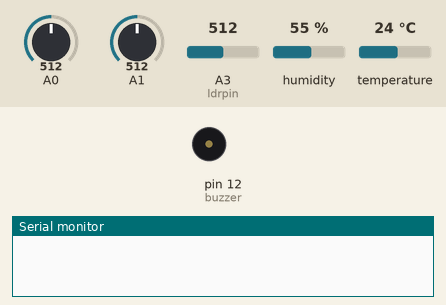
Simulated run of this sketch. Board: Arduino Uno, built for the host (arithmetic inside an expression is 32-bit, double 64-bit). Parts: buzzer (waves = sounding, pin HIGH), the last lines printed to the serial monitor. The test bench sets the inputs (shaded band); at power-on: A0 = 512, A1 = 512, A3 (ldrpin) = 512, humidity 55 %, temperature 24 °C. The modem accepts every AT command (registered, SIM ready, sends succeed) and sends nothing else.

Above: at 0.1 s.
At 17.1 s:
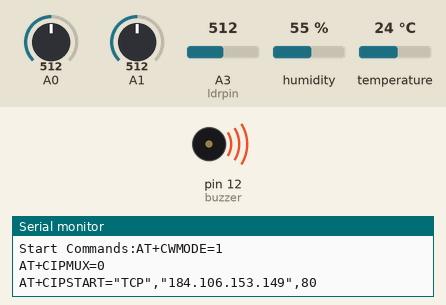
Timing chart, 0 to 18.6 s (numbered marks = the images above):
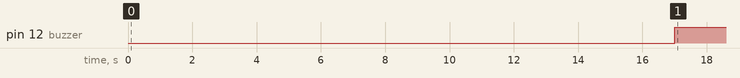

Measured:
- by itself, pin 12 (buzzer): LOW → HIGH at 17.0 s

The sketch:

IOT_weather_new_with_all_sensor.ino
```cpp
#include <DHT.h>
#include <SoftwareSerial.h>
#include <Wire.h>

#include <ThingSpeak.h>
#define IP "184.106.153.149"
#define RX 10
#define TX 11
#include <WiFiEsp.h>
String apiKey = "XMUDFH85HWKBG7BQ1";

SoftwareSerial ESP8266(RX,TX ); // RX, TX

#define buzzer 12 //Buzzer pin
#define DHTTYPE DHT11
#define DHTPIN  4
#define ldrpin A3 // For Brightness

DHT dht(DHTPIN,DHTTYPE,11);
const int sensorMin = 0; // For rainfall sensor
const int sensorMax = 1024; //For rainfall sensor
int brightness=0;
float humidity,temp,rainfall,CO_val;
long writingTimer=17;//Evert 17s will data get uploaded
long startTime=0;
long waitTime=0;


boolean relay1_st=false;
boolean relay2_st=false;
unsigned char check_connection=0;
unsigned char times_check=0;
boolean error;

void setup()
{

    pinMode(12,OUTPUT); //LED pin
    Serial.begin(9600);
    ESP8266.begin(9600);
    dht.begin();

    startTime=millis();// starting the "program clock"
    ESP8266.println("AT+RST");
    delay(2000);
    Serial.println("Connecting to Wifi");
  while(check_connection==0)
  {
   Serial.print("..");
   ESP8266.print("AT+CWJAP=\"Asus\",\"1234567890\"\r\n");
   ESP8266.setTimeout(5000);
   if(ESP8266.find("WIFI CONNECTED\r\n")==1 )
   {
   Serial.println("WIFI CONNECTED");
   break;
   }
  times_check++;
   if(times_check>3)
   {
    times_check=0;
    Serial.println("Trying to Reconnect..");
    }
  }


}
void loop()
{
  waitTime=millis()- startTime;
  if(waitTime>(writingTimer*1000)) //After every 17s the below functions get called
  {
     readSensors();
     writeThingSpeak();
     startTime=millis();
    }
 }


  void readSensors(void)
  {

     rainfall = analogRead(A0);
    int range = map(rainfall, sensorMin, sensorMax, 0, 3);
     switch (range)
    {
      case 0:
        Serial.println("RAIN WARNING");
        break;

      case 1:
        Serial.println("RAINING");
        break;

      case 2:
        Serial.println("NOT RAINING");
        break;
    }
    Serial.println("");

    CO_val=analogRead(A1);
    Serial.print("AirQua=");
    Serial.print(CO_val,DEC);
    Serial.println("PPM");
    if(CO_val>400)
     {
       digitalWrite(buzzer,HIGH);
     }
    Serial.println("");

    brightness = analogRead(ldrpin); // read the value from the sensor
    Serial.print("brightness =");
     Serial.print(brightness);
     Serial.println("");


    temp=dht.readTemperature();
    Serial.print("Temperature = ");
    Serial.print(dht.readTemperature());
    Serial.println("*C");
    Serial.println("");

    humidity=dht.readHumidity();
    Serial.print("Humidity = ");
    Serial.print(dht.readHumidity());
    Serial.println("");


  }


  void writeThingSpeak(void)
  {
    startThingSpeakCmd();
    String GetThingSpeakCmd();
    String getStr="GET/update?api_key=XMUDFH85HWKBG7BQ";
    getStr +="&field1=";
    getStr += String(temp);
    getStr +="&field2=";
    getStr += String(humidity);
    getStr +="&field3=";
    getStr += String(rainfall);
    getStr +="&field4=";
    getStr += String(CO_val);
     getStr +="&field5=";
    getStr += String(brightness);
    getStr += "\r\n\r\n";
    GetThingSpeakcmd(getStr);

  }

/*****************************Start ommunication with Thingspeak********/


void startThingSpeakCmd(void)
{
   ESP8266.flush();
   String cmd1="AT+CWMODE=1";
   String cmd2="AT+CIPMUX=0";
   String cmd="AT+CIPSTART=\"TCP\",\"";
   cmd += "184.106.153.149";//Thingspeak ip address
   cmd +="\",80";
    ESP8266.println(cmd1);
    ESP8266.println(cmd2);
   ESP8266.println(cmd);

   Serial.print("Start Commands:");
   Serial.println(cmd1);
   Serial.println(cmd2);
   Serial.println(cmd);


    if(ESP8266.find("Error"))
    {
      Serial.println("AT+CIPSTART error");
      return;
    }

}


/***********Get cmd to Thingspeak*********/


  String GetThingSpeakcmd(String getStr)
  {
    String cmd="AT+CIPSEND=";
    cmd +=String(getStr.length());
    ESP8266.println(cmd);
    Serial.println(cmd);

    if(ESP8266.find(">"))
    {
      ESP8266.println(getStr);
      Serial.println(getStr);
      delay(500);
      String messageBody ="";
      while (ESP8266.available())
      {
        String line=ESP8266.readStringUntil('\n');
        if (line.length()==1)
        {
          messageBody=ESP8266.readStringUntil('\n');
        }
      }
      Serial.print("MessageBody received:  ");
      Serial.println(messageBody);
      return messageBody;
    }
    else
    {
      ESP8266.println("AT+CIPCLOSE");
      Serial.println("AT+CIPCLOSE");
    }
  }
```

iot2.ino
```cpp

```
